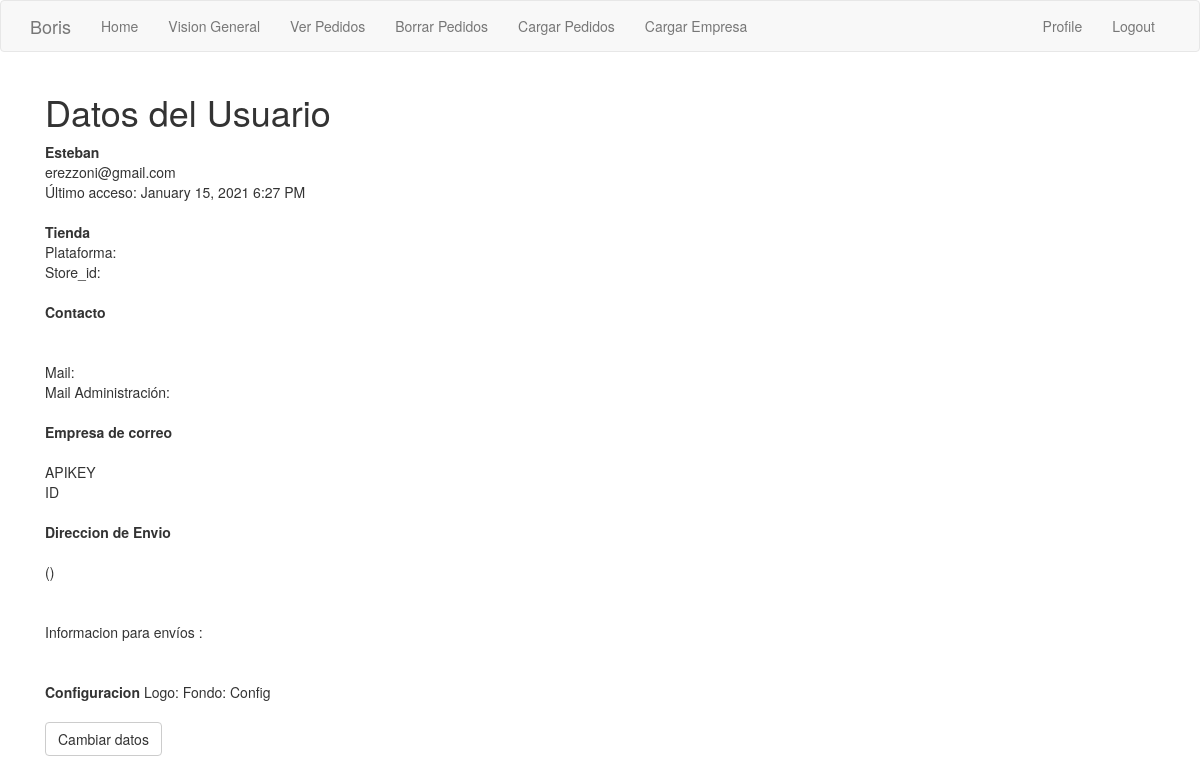
Page /user/Esteban (signed in) on the earlier database version.
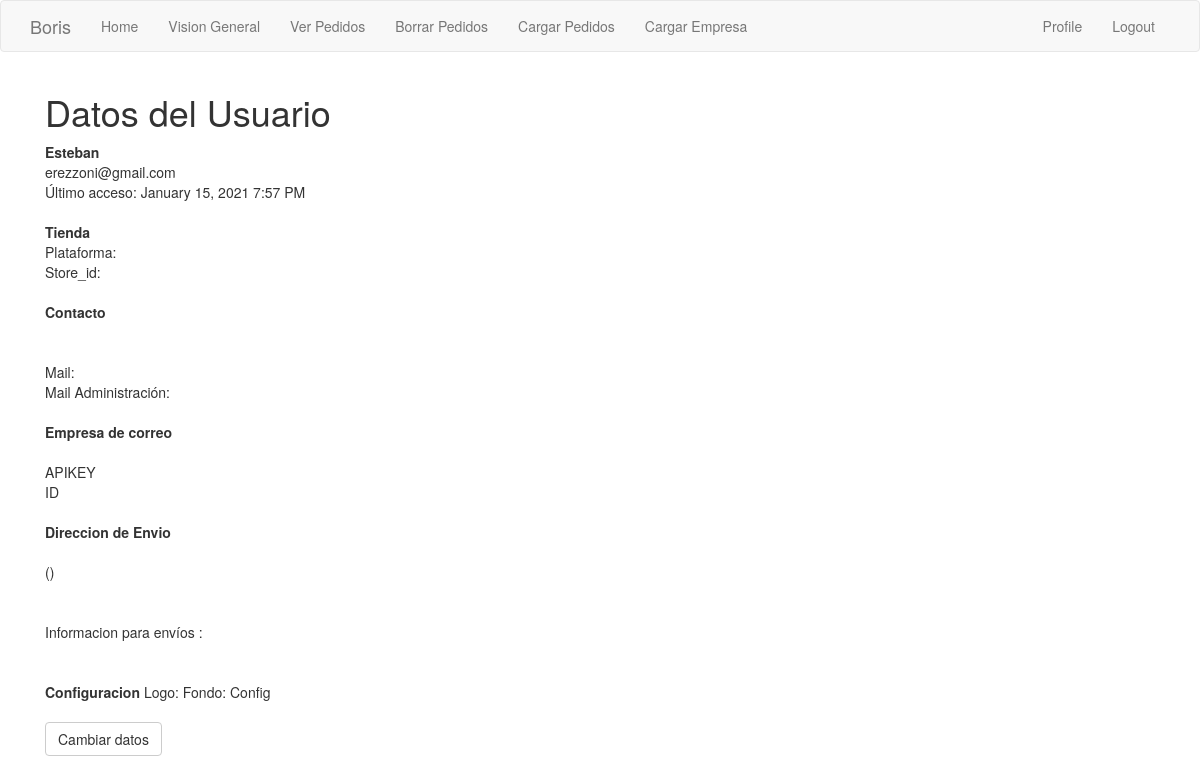
Same page on the later database version.
### app/models.py (models this page shows, shortened)
class User(UserMixin, db.Model):
    id = db.Column(db.Integer, primary_key=True)
    username = db.Column(db.String(64), index=True, unique=True)
    email = db.Column(db.String(120), index=True, unique=True)
    password_hash = db.Column(db.String(128))
    last_seen = db.Column(db.DateTime, default=datetime.utcnow)
    store = db.Column(db.Integer, db.ForeignKey('company.store_id'))

### app/main/routes.py (the view)
@bp.route('/user/<username>')
@login_required
def user(username):
    user = User.query.filter_by(username=username).first_or_404()
    return render_template('user.html', user=user)

### app/main/routes.py (called while the page is built)
@bp.before_app_request
def before_request():
    if current_user.is_authenticated:
        current_user.last_seen = datetime.utcnow()
        db.session.commit()

### app/models.py (called while the page is built)
@login.user_loader
def load_user(id):
    return User.query.get(int(id))

### app/templates/user.html
{% extends "base.html" %}
{% block app_content %}
    <div class='container'>
        <h1> Datos del Usuario</h1>
        <div class="row">
            <div class="col-xs-6 col-sm-6 col-md-4 col-lg-4">
                <strong> {{ user.username }} </strong> <br>
                {{ user.email}} <br>
                {% if user.last_seen %}
                    Último acceso: {{ moment(user.last_seen).format('LLL') }}
                {% endif %}
                <br><br>
                <strong> Tienda </strong>
                {{store_name}} <br>
                Plataforma: {{user.platform}} <br>
                Store_id: {{user.store_id}}<br>
                <br>
                <strong>Contacto</strong><br>
                 {{ user.contact_name }}<br>
                 {{ user.contact_phone }}<br>
                 Mail: {{ user.contact_email }}<br>
                 Mail Administración: {{ user.admin_email}} <br>
                <br>
                <strong>Empresa de correo</strong><br>
                {{ user.correo_usado }}<br>
                APIKEY {{ user.correo_apikey }}<br>
                ID {{ user.correo_id }}<br>
                <br>
                <strong>Direccion de Envio</strong><br>
                {{ user.shipping_address}} {{user.shipping_number}} {{ user.shipping_floor }} <br>
                {{ user.shipping_city }} ({{ user.shipping_zipcode }}) <br>
                {{ user.shipping_province}} <br>
                {{ user.shipping_country }} <br>
                Informacion para envíos :<br>
                {{ user.shipping_info }} <br>
                <br>
                <strong> Configuracion</strong>
                Logo: {{ user.param_logo }}
                Fondo: {{ user.param_fondo }}
                Config {{ user.param_config }}
                <br>
                <br>
                <a href="{{ url_for('main.edit_profile') }}">
                        <button class="btn btn-default">Cambiar datos</button>
                </a>
            </div>
        </div>
    </div>
{% endblock %}

### app/templates/base.html (shortened to what this page needs)
{% extends 'bootstrap/base.html' %}
{% block navbar %}
    <nav class="navbar navbar-default">
        <div class="container">
            <div class="navbar-header">
                <a class="navbar-brand" href="{{ url_for('main.index') }}">Boris</a>
            </div>
            <div class="collapse navbar-collapse" id="bs-example-navbar-collapse-1">
                <ul class="nav navbar-nav">
                    <li><a href="{{ url_for('main.index') }}"> Home </a></li>
                    <li><a href="{{ url_for('main.vision_general') }}"> Vision General </a></li>
                    <li><a href="{{ url_for('main.ver_pedidos') }}"> Ver Pedidos </a></li>
                    <li><a href="{{ url_for('main.borrar_pedidos') }}"> Borrar Pedidos</a></li>
                    <li><a href="{{ url_for('main.upload_pedidos') }}"> Cargar Pedidos</a></li>
                    <li><a href="{{ url_for('main.cargar_empresa') }}"> Cargar Empresa</a></li>
                </ul>
                <ul class="nav navbar-nav navbar-right">
                    {% if current_user.is_anonymous %}
                    <li><a href="{{ url_for('auth.login') }}"> Login </a></li>
                    <li> <a href="{{ url_for('auth.alta_usuario') }}"> Alta de Usuarios </a></li>
                    {% else %}
                    <li><a href="{{ url_for('main.user', username=current_user.username) }}"> Profile </a></li>
                    <li><a href="{{ url_for('auth.logout') }}">{{ 'Logout' }}</a></li>
                    {% endif %}
                </ul>
            </div>
        </div>
    </nav>
{% endblock %}
{% block content %}
    <div class="container">
        {% block app_content %}{% endblock %}
    </div>
{% endblock %}

Differences in the rows shown:
changed User "Esteban": last_seen "January 15, 2021 6:27 PM" → "January 15, 2021 7:57 PM"
